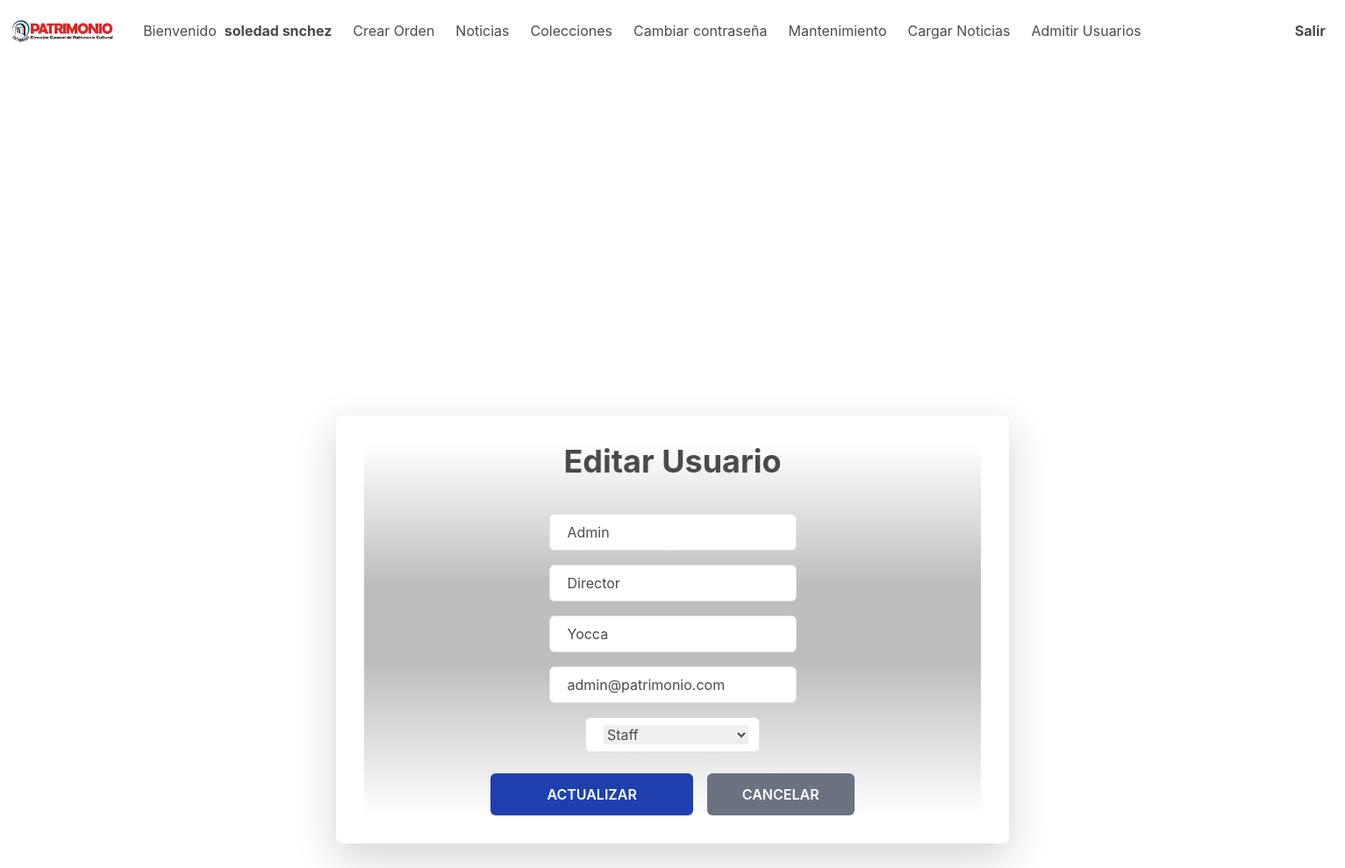
/edit_user/44/ (signed in), run on the app's committed database.
### cuentas/models.py (models this page shows, shortened)
class CustomUser(AbstractUser):
    username = models.CharField(max_length=150, unique=True, blank=False)
    nombre = models.CharField(max_length=100, blank=True, null=True)
    apellido = models.CharField(max_length=100, blank=True, null=True)
    email = models.EmailField(unique=True)
    area = models.CharField(max_length=50, choices=[
        ('Historia', 'Historia'),
        ('Bellas Artes', 'Bellas Artes'),
        ('Antropología', 'Antropología'),
        ('Staff', 'Staff')
    ], blank=True, null=True)
    admitido = models.BooleanField(default=False)
    groups = models.ManyToManyField(
        'auth.Group', related_name='customuser_groups', blank=True
    )
    user_permissions = models.ManyToManyField(
        'auth.Permission', related_name='customuser_permissions', blank=True
    )

### cuentas/views.py (the view, shortened to what this page needs)
# urls.py: path("edit_user/<int:user_id>/", views.edit_user, name="edit_user"),
@login_required
def edit_user(request, user_id):
    user = get_object_or_404(CustomUser, id=user_id)
    return render(request, "fichas/edit_user.html", {"user": user})

### cuentas/templates/fichas/edit_user.html (shortened to what this page needs)
{% extends 'layouts/base.html' %}
{% load static %}
{% block content %}
<div class="h-screen flex items-center justify-center">
    <div class="w-full md:w-1/2 flex justify-center items-center bg-white shadow-lg rounded-lg p-8">
        <div class="flex flex-col justify-center items-center menu">
            <div class="mb-5 text-center">
                <h3 class="text-4xl font-bold">Editar Usuario</h3>
            </div>
            <form id="editUserForm" method="POST" class="w-10/12 space-y-4">
                <div class="flex items-center gap-2 py-2 px-3 border rounded bg-white hover:border-red-500">
                    <input type="text" id="usernameBox" name="username" placeholder="Usuario" class="outline-none w-full" required minlength="3" maxlength="150" value="{{ user.username }}">
                </div>
                <div class="flex items-center gap-2 py-2 px-3 border rounded bg-white hover:border-red-500">
                    <input type="text" id="nombreBox" name="nombre" placeholder="Nombre" class="outline-none w-full" required value="{{ user.nombre }}">
                </div>
                <div class="flex items-center gap-2 py-2 px-3 border rounded bg-white hover:border-red-500">
                    <input type="text" id="apellidoBox" name="apellido" placeholder="Apellido" class="outline-none w-full" required value="{{ user.apellido }}">
                </div>
                <div class="flex items-center gap-2 py-2 px-3 border rounded bg-white hover:border-red-500">
                    <input type="email" id="emailBox" name="email" placeholder="Correo electrónico" class="outline-none w-full" required value="{{ user.email }}">
                </div>
                <div class="flex items-center gap-2 py-2 px-3 border rounded bg-white hover:border-red-500">
                    <select id="areaBox" name="area" class="outline-none w-full" required>
                        <option value="Staff" {% if user.area == "Staff" %}selected{% endif %}>Staff</option>
                    </select>
                </div>
                <div class="flex justify-center items-center mt-5">
                    <button type="submit" id="updateBtn" class="cursor-pointer bg-blue-800 py-3 px-16 text-white font-semibold uppercase rounded hover:bg-blue-500">
                        Actualizar
                    </button>
                    <a href="{% url 'cuentas:users' %}" class="cursor-pointer bg-gray-500 py-3 px-10 text-white font-semibold uppercase rounded hover:bg-gray-400 ml-4">
                        Cancelar
                    </a>
                </div>
            </form>
        </div>
    </div>
</div>
{% endblock %}

### cuentas/templates/layouts/base.html (shortened to what this page needs)
{% load static %}
<!DOCTYPE html>
<html>
<head>
    <link rel="stylesheet" href="{% static 'css/styles.css' %}">
    <link href="https://cdn.jsdelivr.net/npm/bootstrap@5.3.0/dist/css/bootstrap.min.css" rel="stylesheet">
    <script src="https://cdn.tailwindcss.com"></script>
    <link href="https://cdn.jsdelivr.net/npm/sweetalert2@11.14.4/dist/sweetalert2.min.css" rel="stylesheet">
    <link rel="stylesheet" href="https://cdn.jsdelivr.net/npm/bulma@0.9.4/css/bulma.min.css">
</head>
<body>
{% if request.user.is_authenticated and request.path != "/" and request.path != "/register/" and request.path != "/login/" %}
  <nav class="navbar" role="navigation" aria-label="main navigation">
    <div class="navbar-brand">
      <a class="navbar-item" href="#">
        <img src="{% static 'img/logo.png' %}" alt="Patrimonio SGO" class="w-full h-10 mr-2 object-contain">
      </a>
      <div id="navbarBasicExample" class="navbar-menu">
        <div class="navbar-start">
        <a class="navbar-item" href="/profile/">
          Bienvenido &nbsp; <strong>{{ request.user.nombre }} {{ request.user.apellido }}</strong>
        </a>
        <a class="navbar-item" href="/mantenimiento/ordenes/nueva/"> Crear Orden </a>
        <a class="navbar-item" href="/news/"> Noticias </a>
        <a class="navbar-item" href="/profile/"> Colecciones </a>
        <a class="navbar-item" href="/update_password/"> Cambiar contraseña </a>
        {% if request.user.is_staff or request.user.is_superuser %}
        <a class="navbar-item" href="/mantenimiento/ordenes/"> Mantenimiento </a>
          <a class="navbar-item" href="/cargar_noticias/"> Cargar Noticias </a>
          <a class="navbar-item" href="/users/"> Admitir Usuarios </a>
          {% endif %}
      </div>
      <div class="navbar-end">
        <div class="navbar-item">
          <p><a href="{% url 'cuentas:home' %}"><strong>Salir</strong></a></p>
        </div>
      </div>
    </div>
  </div>
  </nav>
{% endif %}
  <div id="columns">
    {% block content %}
    {% endblock %}
  </div>
</body>
</html>

### cuentas/static/css/styles.css (style rules this page uses)
.menu { background: linear-gradient(0deg, rgba(34,193,195,0) 0%, rgba(189,189,189,1) 41%, rgba(189,189,189,1) 62%, rgba(189,189,189,0) 100%); display: flex; flex-direction: column; align-items: center; justify-content: center; width: 100%; }
html, body { width: 100vw; height: 100vh; margin: 0; display: flex; flex-direction: column; }
.navbar-menu { display: flex; flex-direction: column; align-items: center; width: 100%; }
.navbar-end { display: flex; justify-content: center; width: 100%; }
.navbar-item { display: block; padding: 10px; font-size: 16px; text-align: center; }
@media (min-width: 768px) { .navbar-menu { flex-direction: row; justify-content: space-between; } }
@media (min-width: 768px) { .navbar-end { justify-content: flex-end; } }
form { margin: auto; display: flex; flex-direction: column; align-items: center; justify-content: center; width: 100%; }
input { width: 80%; max-width: 400px; }

### data on the page
CustomUser: user.nombre "soledad", user.apellido "snchez"
CustomUser: username "Admin", nombre "Director", apellido "Yocca", email "admin@patrimonio.com", area "Staff"
